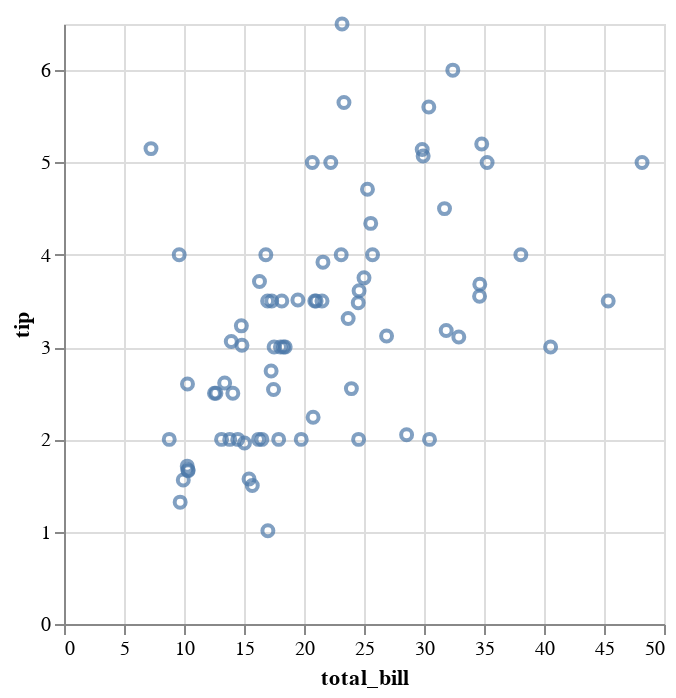

Notebook source saved alongside this figure:
### Markdown cell above
🔴 `tips[tips["day"]=="Sun"]`  
  Filters the dataset to include only rows where the `day` column equals `"Sun"`  
  This limits the chart to Sunday data only

### Code cell
chart = alt.Chart(tips[tips["day"]=="Sun"]).mark_point().encode(
    x="total_bill",
    y="tip"
)
chart

### Figure 1 — Vega-Lite specification as saved in the notebook (floating-point values rounded to 4 significant figures)
{"config": {"view": {"continuousWidth": 300, "continuousHeight": 300}}, "data": {"name": "data-63fd550283f28111a9ea295f5dc1734e"}, "mark": {"type": "point"}, "encoding": {"x": {"field": "total_bill", "type": "quantitative"}, "y": {"field": "tip", "type": "quantitative"}}, "$schema": "https://vega.github.io/schema/vega-lite/v5.8.0.json", "datasets": {"data-63fd550283f28111a9ea295f5dc1734e": [{"total_bill": 16.99, "tip": 1.01, "sex": "Female", "smoker": "No", "day": "Sun", "time": "Dinner", "size": 2}, {"total_bill": 10.34, "tip": 1.66, "sex": "Male", "smoker": "No", "day": "Sun", "time": "Dinner", "size": 3}, {"total_bill": 21.01, "tip": 3.5, "sex": "Male", "smoker": "No", "day": "Sun", "time": "Dinner", "size": 3}, {"total_bill": 23.68, "tip": 3.31, "sex": "Male", "smoker": "No", "day": "Sun", "time": "Dinner", "size": 2}, {"total_bill": 24.59, "tip": 3.61, "sex": "Female", "smoker": "No", "day": "Sun", "time": "Dinner", "size": 4}, {"total_bill": 25.29, "tip": 4.71, "sex": "Male", "smoker": "No", "day": "Sun", "time": "Dinner", "size": 4}, {"total_bill": 8.77, "tip": 2.0, "sex": "Male", "smoker": "No", "day": "Sun", "time": "Dinner", "size": 2}, {"total_bill": 26.88, "tip": 3.12, "sex": "Male", "smoker": "No", "day": "Sun", "time": "Dinner", "size": 4}, {"total_bill": 15.04, "tip": 1.96, "sex": "Male", "smoker": "No", "day": "Sun", "time": "Dinner", "size": 2}, {"total_bill": 14.78, "tip": 3.23, "sex": "Male", "smoker": "No", "day": "Sun", "time": "Dinner", "size": 2}, {"total_bill": 10.27, "tip": 1.71, "sex": "Male", "smoker": "No", "day": "Sun", "time": "Dinner", "size": 2}, {"total_bill": 35.26, "tip": 5.0, "sex": "Female", "smoker": "No", "day": "Sun", "time": "Dinner", "size": 4}, {"total_bill": 15.42, "tip": 1.57, "sex": "Male", "smoker": "No", "day": "Sun", "time": "Dinner", "size": 2}, {"total_bill": 18.43, "tip": 3.0, "sex": "Male", "smoker": "No", "day": "Sun", "time": "Dinner", "size": 4}, {"total_bill": 14.83, "tip": 3.02, "sex": "Female", "smoker": "No", "day": "Sun", "time": "Dinner", "size": 2}, {"total_bill": 21.58, "tip": 3.92, "sex": "Male", "smoker": "No", "day": "Sun", "time": "Dinner", "size": 2}, {"total_bill": 10.33, "tip": 1.67, "sex": "Female", "smoker": "No", "day": "Sun", "time": "Dinner", "size": 3}, {"total_bill": 16.29, "tip": 3.71, "sex": "Male", "smoker": "No", "day": "Sun", "time": "Dinner", "size": 3}, {"total_bill": 16.97, "tip": 3.5, "sex": "Female", "smoker": "No", "day": "Sun", "time": "Dinner", "size": 3}, {"total_bill": 17.46, "tip": 2.54, "sex": "Male", "smoker": "No", "day": "Sun", "time": "Dinner", "size": 2}, {"total_bill": 13.94, "tip": 3.06, "sex": "Male", "smoker": "No", "day": "Sun", "time": "Dinner", "size": 2}, {"total_bill": 9.68, "tip": 1.32, "sex": "Male", "smoker": "No", "day": "Sun", "time": "Dinner", "size": 2}, {"total_bill": 30.4, "tip": 5.6, "sex": "Male", "smoker": "No", "day": "Sun", "time": "Dinner", "size": 4}, {"total_bill": 18.29, "tip": 3.0, "sex": "Male", "smoker": "No", "day": "Sun", "time": "Dinner", "size": 2}, {"total_bill": 22.23, "tip": 5.0, "sex": "Male", "smoker": "No", "day": "Sun", "time": "Dinner", "size": 2}, {"total_bill": 32.4, "tip": 6.0, "sex": "Male", "smoker": "No", "day": "Sun", "time": "Dinner", "size": 4}, {"total_bill": 28.55, "tip": 2.05, "sex": "Male", "smoker": "No", "day": "Sun", "time": "Dinner", "size": 3}, {"total_bill": 18.04, "tip": 3.0, "sex": "Male", "smoker": "No", "day": "Sun", "time": "Dinner", "size": 2}, {"total_bill": 12.54, "tip": 2.5, "sex": "Male", "smoker": "No", "day": "Sun", "time": "Dinner", "size": 2}, {"total_bill": 10.29, "tip": 2.6, "sex": "Female", "smoker": "No", "day": "Sun", "time": "Dinner", "size": 2}, {"total_bill": 34.81, "tip": 5.2, "sex": "Female", "smoker": "No", "day": "Sun", "time": "Dinner", "size": 4}, {"total_bill": 9.94, "tip": 1.56, "sex": "Male", "smoker": "No", "day": "Sun", "time": "Dinner", "size": 2}, {"total_bill": 25.56, "tip": 4.34, "sex": "Male", "smoker": "No", "day": "Sun", "time": "Dinner", "size": 4}, {"total_bill": 19.49, "tip": 3.51, "sex": "Male", "smoker": "No", "day": "Sun", "time": "Dinner", "size": 2}, {"total_bill": 38.07, "tip": 4.0, "sex": "Male", "smoker": "No", "day": "Sun", "time": "Dinner", "size": 3}, {"total_bill": 23.95, "tip": 2.55, "sex": "Male", "smoker": "No", "day": "Sun", "time": "Dinner", "size": 2}, {"total_bill": 25.71, "tip": 4.0, "sex": "Female", "smoker": "No", "day": "Sun", "time": "Dinner", "size": 3}, {"total_bill": 17.31, "tip": 3.5, "sex": "Female", "smoker": "No", "day": "Sun", "time": "Dinner", "size": 2}, {"total_bill": 29.93, "tip": 5.07, "sex": "Male", "smoker": "No", "day": "Sun", "time": "Dinner", "size": 4}, {"total_bill": 14.07, "tip": 2.5, "sex": "Male", "smoker": "No", "day": "Sun", "time": "Dinner", "size": 2}, {"total_bill": 13.13, "tip": 2.0, "sex": "Male", "smoker": "No", "day": "Sun", "time": "Dinner", "size": 2}, {"total_bill": 17.26, "tip": 2.74, "sex": "Male", "smoker": "No", "day": "Sun", "time": "Dinner", "size": 3}, {"total_bill": 24.55, "tip": 2.0, "sex": "Male", "smoker": "No", "day": "Sun", "time": "Dinner", "size": 4}, {"total_bill": 19.77, "tip": 2.0, "sex": "Male", "smoker": "No", "day": "Sun", "time": "Dinner", "size": 4}, {"total_bill": 29.85, "tip": 5.14, "sex": "Female", "smoker": "No", "day": "Sun", "time": "Dinner", "size": 5}, {"total_bill": 48.17, "tip": 5.0, "sex": "Male", "smoker": "No", "day": "Sun", "time": "Dinner", "size": 6}, {"total_bill": 25.0, "tip": 3.75, "sex": "Female", "smoker": "No", "day": "Sun", "time": "Dinner", "size": 4}, {"total_bill": 13.39, "tip": 2.61, "sex": "Female", "smoker": "No", "day": "Sun", "time": "Dinner", "size": 2}, {"total_bill": 16.49, "tip": 2.0, "sex": "Male", "smoker": "No", "day": "Sun", "time": "Dinner", "size": 4}, {"total_bill": 21.5, "tip": 3.5, "sex": "Male", "smoker": "No", "day": "Sun", "time": "Dinner", "size": 4}, {"total_bill": 12.66, "tip": 2.5, "sex": "Male", "smoker": "No", "day": "Sun", "time": "Dinner", "size": 2}, {"total_bill": 16.21, "tip": 2.0, "sex": "Female", "smoker": "No", "day": "Sun", "time": "Dinner", "size": 3}, {"total_bill": 13.81, "tip": 2.0, "sex": "Male", "smoker": "No", "day": "Sun", "time": "Dinner", "size": 2}, {"total_bill": 17.51, "tip": 3.0, "sex": "Female", "smoker": "Yes", "day": "Sun", "time": "Dinner", "size": 2}, {"total_bill": 24.52, "tip": 3.48, "sex": "Male", "smoker": "No", "day": "Sun", "time": "Dinner", "size": 3}, {"total_bill": 20.76, "tip": 2.24, "sex": "Male", "smoker": "No", "day": "Sun", "time": "Dinner", "size": 2}, {"total_bill": 31.71, "tip": 4.5, "sex": "Male", "smoker": "No", "day": "Sun", "time": "Dinner", "size": 4}, {"total_bill": 7.25, "tip": 5.15, "sex": "Male", "smoker": "Yes", "day": "Sun", "time": "Dinner", "size": 2}, {"total_bill": 31.85, "tip": 3.18, "sex": "Male", "smoker": "Yes", "day": "Sun", "time": "Dinner", "size": 2}, {"total_bill": 16.82, "tip": 4.0, "sex": "Male", "smoker": "Yes", "day": "Sun", "time": "Dinner", "size": 2}, {"total_bill": 32.9, "tip": 3.11, "sex": "Male", "smoker": "Yes", "day": "Sun", "time": "Dinner", "size": 2}, {"total_bill": 17.89, "tip": 2.0, "sex": "Male", "smoker": "Yes", "day": "Sun", "time": "Dinner", "size": 2}, {"total_bill": 14.48, "tip": 2.0, "sex": "Male", "smoker": "Yes", "day": "Sun", "time": "Dinner", "size": 2}, {"total_bill": 9.6, "tip": 4.0, "sex": "Female", "smoker": "Yes", "day": "Sun", "time": "Dinner", "size": 2}, {"total_bill": 34.63, "tip": 3.55, "sex": "Male", "smoker": "Yes", "day": "Sun", "time": "Dinner", "size": 2}, {"total_bill": 34.65, "tip": 3.68, "sex": "Male", "smoker": "Yes", "day": "Sun", "time": "Dinner", "size": 4}, {"total_bill": 23.33, "tip": 5.65, "sex": "Male", "smoker": "Yes", "day": "Sun", "time": "Dinner", "size": 2}, {"total_bill": 45.35, "tip": 3.5, "sex": "Male", "smoker": "Yes", "day": "Sun", "time": "Dinner", "size": 3}, {"total_bill": 23.17, "tip": 6.5, "sex": "Male", "smoker": "Yes", "day": "Sun", "time": "Dinner", "size": 4}, {"total_bill": 40.55, "tip": 3.0, "sex": "Male", "smoker": "Yes", "day": "Sun", "time": "Dinner", "size": 2}, {"total_bill": 20.69, "tip": 5.0, "sex": "Male", "smoker": "No", "day": "Sun", "time": "Dinner", "size": 5}, {"total_bill": 20.9, "tip": 3.5, "sex": "Female", "smoker": "Yes", "day": "Sun", "time": "Dinner", "size": 3}, {"total_bill": 30.46, "tip": 2.0, "sex": "Male", "smoker": "Yes", "day": "Sun", "time": "Dinner", "size": 5}, {"total_bill": 18.15, "tip": 3.5, "sex": "Female", "smoker": "Yes", "day": "Sun", "time": "Dinner", "size": 3}, {"total_bill": 23.1, "tip": 4.0, "sex": "Male", "smoker": "Yes", "day": "Sun", "time": "Dinner", "size": 3}, {"total_bill": 15.69, "tip": 1.5, "sex": "Male", "smoker": "Yes", "day": "Sun", "time": "Dinner", "size": 2}]}}
